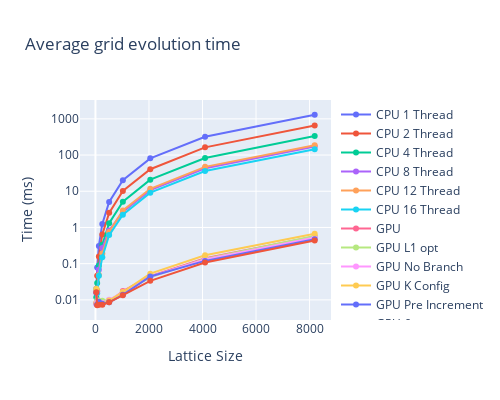

This figure's notebook cell:
### Code cell
fig = go.Figure()
for name, df, _ in runs:
    fig.add_trace(go.Scatter(
        x=df["size"],
        y=df["avgEvolveTime"] / 1e6,  # time is originally in ns
        mode="lines+markers",
        name=name,
    ))
fig.update_layout(title="Average grid evolution time", xaxis_title='Lattice Size', yaxis_title="Time (ms)", width=500, height=400)
fig.update_yaxes(type="log")
fig.show()

### Figure 1 — Plotly figure (JSON) as saved in the notebook; plotly's stock layout.template omitted (floating-point values rounded to 4 significant figures)
{"data": [{"mode": "lines+markers", "name": "CPU 1 Thread", "type": "scatter", "x": [32, 64, 128, 256, 512, 1024, 2048, 4096, 8192], "y": [0.02027, 0.0778, 0.3099, 1.252, 5.06, 20.21, 80.95, 319.5, 1298.0]}, {"mode": "lines+markers", "name": "CPU 2 Thread", "type": "scatter", "x": [32, 64, 128, 256, 512, 1024, 2048, 4096, 8192], "y": [0.01684, 0.04669, 0.1588, 0.6417, 2.531, 10.17, 40.57, 163.2, 651.7]}, {"mode": "lines+markers", "name": "CPU 4 Thread", "type": "scatter", "x": [32, 64, 128, 256, 512, 1024, 2048, 4096, 8192], "y": [0.01189, 0.02912, 0.08876, 0.333, 1.315, 5.119, 20.94, 83.04, 333.9]}, {"mode": "lines+markers", "name": "CPU 8 Thread", "type": "scatter", "x": [32, 64, 128, 256, 512, 1024, 2048, 4096, 8192], "y": [0.007688, 0.01728, 0.06802, 0.269, 0.8216, 2.688, 10.74, 43.18, 172.9]}, {"mode": "lines+markers", "name": "CPU 12 Thread", "type": "scatter", "x": [32, 64, 128, 256, 512, 1024, 2048, 4096, 8192], "y": [0.008366, 0.01814, 0.04824, 0.1903, 0.7471, 2.932, 11.71, 47.15, 187.5]}, {"mode": "lines+markers", "name": "CPU 16 Thread", "type": "scatter", "x": [32, 64, 128, 256, 512, 1024, 2048, 4096, 8192], "y": [0.01735, 0.01517, 0.04622, 0.1513, 0.6161, 2.251, 9.14, 36.21, 144.6]}, {"mode": "lines+markers", "name": "GPU", "type": "scatter", "x": [32, 64, 128, 256, 512, 1024, 2048, 4096, 8192], "y": [0.01671, 0.008172, 0.009197, 0.007928, 0.00899, 0.01753, 0.04532, 0.1406, 0.5637]}, {"mode": "lines+markers", "name": "GPU L1 opt", "type": "scatter", "x": [32, 64, 128, 256, 512, 1024, 2048, 4096, 8192], "y": [0.01917, 0.009755, 0.007397, 0.009513, 0.009844, 0.01575, 0.04207, 0.1354, 0.5805]}, {"mode": "lines+markers", "name": "GPU No Branch", "type": "scatter", "x": [32, 64, 128, 256, 512, 1024, 2048, 4096, 8192], "y": [0.01615, 0.008634, 0.00799, 0.008212, 0.01001, 0.01607, 0.04349, 0.131, 0.5264]}, {"mode": "lines+markers", "name": "GPU K Config", "type": "scatter", "x": [32, 64, 128, 256, 512, 1024, 2048, 4096, 8192], "y": [0.02036, 0.007646, 0.0081, 0.007817, 0.009608, 0.0164, 0.05288, 0.1698, 0.6684]}, {"mode": "lines+markers", "name": "GPU Pre Increment", "type": "scatter", "x": [32, 64, 128, 256, 512, 1024, 2048, 4096, 8192], "y": [0.01562, 0.007396, 0.008912, 0.007747, 0.008573, 0.01373, 0.0441, 0.1192, 0.4693]}, {"mode": "lines+markers", "name": "GPU 6", "type": "scatter", "x": [32, 64, 128, 256, 512, 1024, 2048, 4096, 8192], "y": [0.0162, 0.007097, 0.007327, 0.007363, 0.008557, 0.01349, 0.03346, 0.1078, 0.4356]}], "layout": {"height": 400, "title": {"text": "Average grid evolution time"}, "width": 500, "xaxis": {"title": {"text": "Lattice Size"}}, "yaxis": {"title": {"text": "Time (ms)"}, "type": "log"}}}
